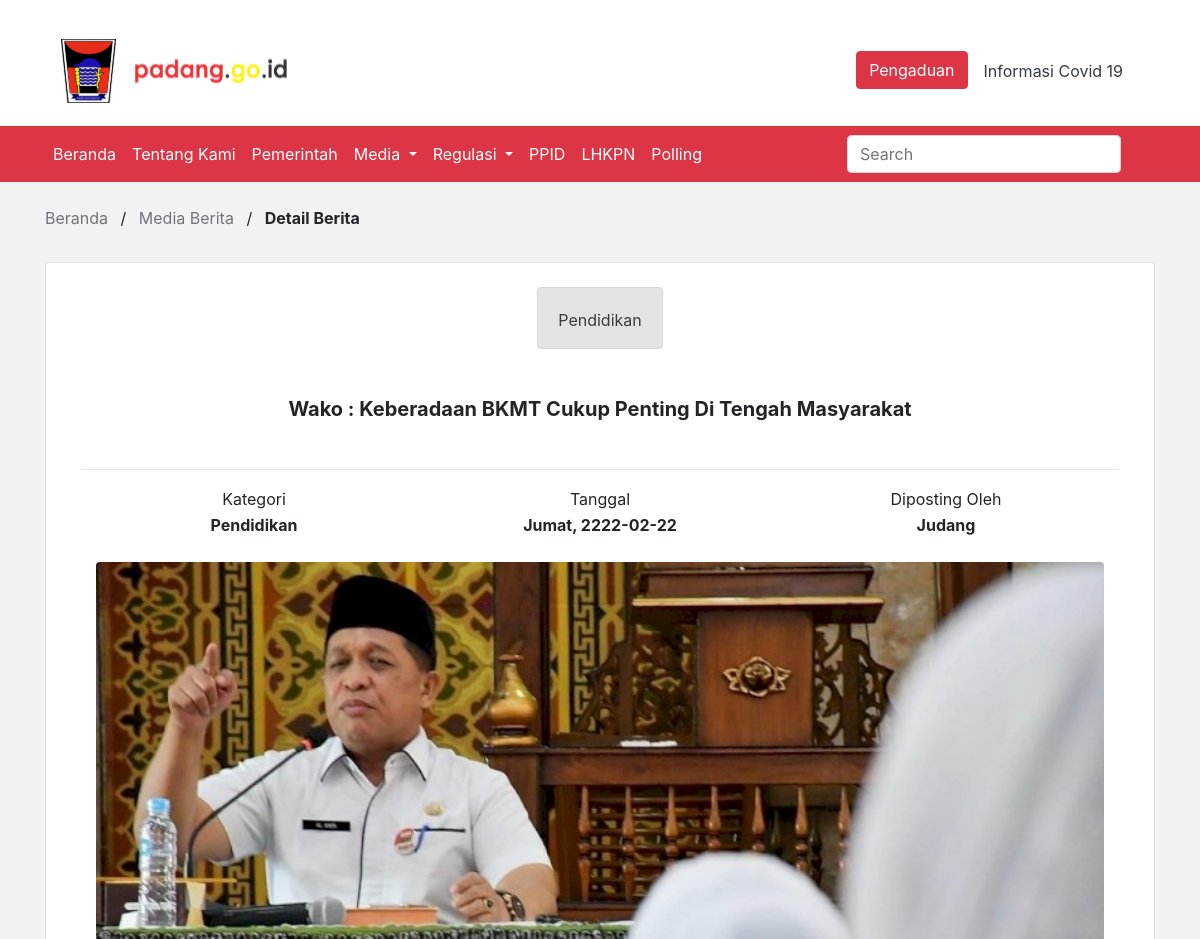
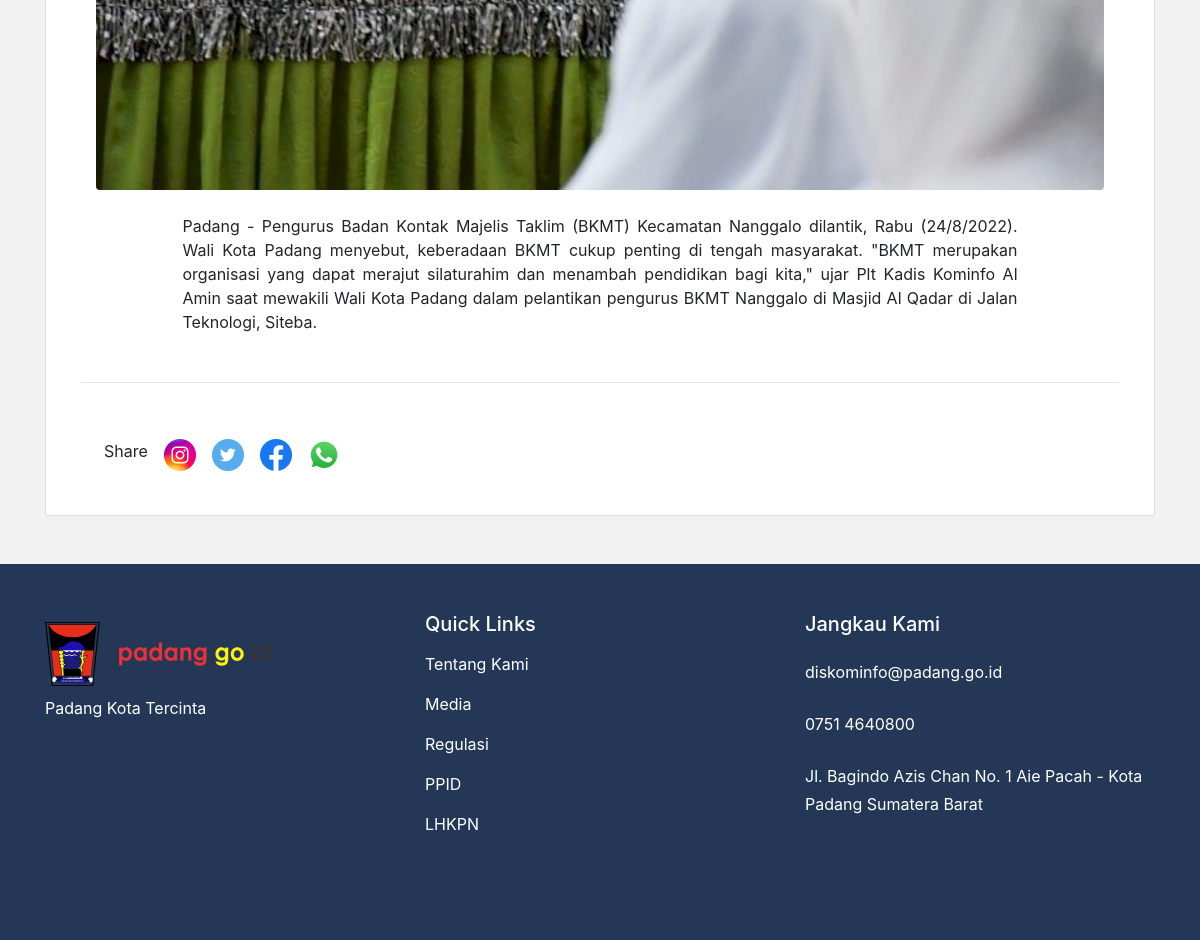
/back/detailberita.php?id=19, run on the app's committed database (2 pictures, top to bottom).
### tables this page shows
CREATE TABLE `berita` (
  `id_berita` int(11) NOT NULL,
  `judul_berita` text DEFAULT NULL,
  `gambar` text DEFAULT NULL,
  `created_at` date DEFAULT NULL,
  `id_kategori` bigint(20) DEFAULT NULL,
  `id_penulis` text NOT NULL,
  `isi_berita` longtext DEFAULT NULL
);

CREATE TABLE `kategori` (
  `id_kategori` bigint(20) NOT NULL,
  `nama_kategori` text DEFAULT NULL,
  `keterangan_kategori` text DEFAULT NULL
);

CREATE TABLE `penulis` (
  `id_penulis` int(11) NOT NULL,
  `nama_penulis` text DEFAULT NULL
);

### back/detailberita.php (the view, shortened to what this page needs)
<?php
include 'backend/koneksi.php';
$id = $_GET['id'];
$dberita = mysqli_query($db, "SELECT * FROM berita b JOIN kategori k ON b.id_kategori = k.id_kategori JOIN penulis p ON b.id_penulis = p.id_penulis where id_berita='$id';");
$berita = mysqli_fetch_array($dberita);
$tgl = $berita['created_at'];
$day = date('D', strtotime($tgl));
$dayList = array(
  'Sun' => 'Minggu',
  'Mon' => 'Senin',
  'Tue' => 'Selasa',
  'Wed' => 'Rabu',
  'Thu' => 'Kamis',
  'Fri' => 'Jumat',
  'Sat' => 'Sabtu'
);
$tanggal =  $dayList[$day] . ", " . $tgl;
?>
<!DOCTYPE HTML>
<html lang="en">
<head>
  <link href="css/bootstrap/bootstrap.min.css" rel="stylesheet">
  <link href="owlcarausel/css/owl.carousel.min.css" rel="stylesheet">
  <link href="owlcarausel/css/owl.theme.default.min.css" rel="stylesheet">
  <link rel="stylesheet" href="https://cdnjs.cloudflare.com/ajax/libs/ionicons/4.5.6/css/ionicons.min.css">
  <link rel="stylesheet" href="https://use.fontawesome.com/releases/v5.8.1/css/all.css">
  <link href="css/style.css" rel="stylesheet">
</head>
<body>
  <div class="pt-3">
    <div class="container">
      <nav class="navbar navbar-light">
        <img class="navbar-brand" src="image/Logo.svg" href="#"></img>
        <ul class="nav justify-content-end">
          <li class="nav-item">
            <button type="button" class="btn btn-danger"><span class="iconify" data-icon="fluent:call-16-filled"></span> Pengaduan <i class="bi bi-telephone"></i></button>
          </li>
          <li class="nav-item">
            <a class="nav-link text-dark" href="#">Informasi Covid 19</a>
          </li>
        </ul>
      </nav>
    </div>
  </div>
  <nav id="navbar_top" class="navbar navbar-expand-lg navbar-dark bg-danger">
    <div class="container">
      <div class="collapse navbar-collapse" id="mainnav">
        <ul class="navbar-nav mr-auto">
          <li class="nav-item"><a class="nav-link text-white" href="index.php"> Beranda </a></li>
          <li class="nav-item"><a class="nav-link text-white" href="tentangkami.php"> Tentang Kami </a></li>
          <li class="nav-item"><a class="nav-link text-white" href="pemerintahan.php"> Pemerintah </a></li>
          <li class="nav-item dropdown">
            <a class="nav-link text-white dropdown-toggle" id="navMedia" role="button" data-toggle="dropdown" aria-haspopup="true" aria-expanded="false"> Media
            </a>
          </li>
          <li class="nav-item dropdown">
            <a class="nav-link text-white dropdown-toggle" href="#" id="navRegulasi" role="button" data-toggle="dropdown" aria-haspopup="true" aria-expanded="false"> Regulasi
            </a>
          </li>
          <li class="nav-item">
            <a class="nav-link text-white" href="https://ppid.padang.go.id/">PPID</a>
          </li>
          <li class="nav-item">
            <a class="nav-link text-white" href="https://elhkpn.kpk.go.id/portal/user/pengumuman_lhkpn/Ylc5WFR5OTRRWFp3TWtWRlMyODNXUzlRZW1kS2MwaEVhWGxPUjNOR1RtVmFSR3h3WVRCWk9FSnJOemhKZDFsWVMzVkZhemxtV1c1cFJtbzJlQ3RrUnc9PQ==">LHKPN</a>
          </li>
          <li class="nav-item">
            <a class="nav-link text-white" href="polling.php">Polling</a>
          </li>
        </ul>
        <div class="form-inline my-2 my-lg-0">
          <input class="form-control mr-sm-2" type="search" placeholder="Search" aria-label="Search">
          <button class="btn my-2 my-sm-0" type="submit"><span class="iconify" data-icon="akar-icons:search" style="color: white; font-size: 24px;"></span></button>
        </div>
      </div>
    </div>
  </nav>
  <div style="background-color: #f2f2f2;">
    <div class="container py-4">
      <div>
        <a href="index.php" class="text-muted">Beranda</a>
        <label class="ml-2 mr-2">/</label>
        <a href="media.php" class="text-muted">Media Berita</a>
        <label class="ml-2 mr-2">/</label>
        <label> <b>Detail Berita</b></label>
      </div>
      <section class="py-4">
        <div class="card">
          <div class="row">
            <div class="mx-auto pt-4">
              <div class="alert alert-secondary" role="alert">
                <span class="iconify" data-icon="octicon:paperclip-24" style="color: black; font-size: 24px;"></span> <?= $berita['nama_kategori']; ?>
              </div>
            </div>
          </div>
          <div class="container">
            <h5 class="card-title text-center" style="padding-top:32px;"> <b><?= $berita['judul_berita']; ?></b> </h5>
          </div>
          <div class="container">
            <div class="card-body">
              <hr>
              <table class="col-12 text-center">
                <tr>
                  <td class="col-4">Kategori</td>
                  <td class="col-4">Tanggal</td>
                  <td class="col-4">Diposting Oleh</td>
                </tr>
                <tr>
                  <td class="col-4"> <b> <?= $berita['nama_kategori']; ?></b></td>
                  <td class="col-4"> <b><?= $tanggal ?></b></td>
                  <td class="col-4"> <b><?= $berita['nama_penulis']; ?></b></td>
                </tr>
              </table>
              <div class="mx-auto my-4">
                <div class="col-12 text-center">
                  <div class="embed-responsive embed-responsive-16by9">
                    <img class="embed-responsive-item rounded" src="backend/foto/<?= $berita['gambar']; ?>" alt="" class="rounded" style="object-fit: cover;">
                  </div>
                </div>
              </div>
              <div class="text-justify mx-2 my-3 col-md-10 mx-auto">
                <?= $berita['isi_berita']; ?>
              </div>
              <hr class="my-5">
              <div class="container">
                <div class="d-flex flex-row bd-highlight mb-3">
                  <div class="p-2 bd-highlight">Share</div>
                  <div class="p-2 bd-highlight"><a href="#"><img src="image/Instagram.png" alt=""></a></div>
                  <div class="p-2 bd-highlight"><a href="#"><img src="image/Twitter.png"></a></div>
                  <div class="p-2 bd-highlight"><a href="#"><img src="image/Facebook.png" alt=""></a></div>
                  <div class="p-2 bd-highlight"><a href="#"><img src="image/logos_whatsapp-icon.png" alt=""></a></div>
                </div>
              </div>
            </div>
          </div>
        </div>
      </section>
    </div>
  </div>
  <div class="footer-sec">
    <div class="container text-white">
      <div class="row py-5">
        <div class="col-md-4 mb-5">
          <img src="image/Logo.png" alt="logo padang"> <br>
          <label>Padang Kota Tercinta</label> <br>
        </div>
        <div class="col-md-4 mb-5">
          <h5>Quick Links</h5>
          <ul class="navbar-nav mr-auto">
            <li class="nav-item"><a class="nav-link text-white" href="#">Tentang Kami </a></li>
            <li class="nav-item"><a class="nav-link text-white" href="#">Media </a></li>
            <li class="nav-item"><a class="nav-link text-white" href="#">Regulasi </a></li>
            <li class="nav-item"><a class="nav-link text-white" href="#">PPID</a></li>
            <li class="nav-item"><a class="nav-link text-white" href="#">LHKPN</a></li>
          </ul>
        </div>
        <div class="col-md-4 mb-5">
          <h5>Jangkau Kami</h5>
          <ul class="navbar-nav mr-auto">
            <li class="nav-item"><a class="nav-link text-white" href="#"><span class="iconify" data-icon="eva:email-fill" style="color: #b72b2b; font-size: 24px;"></span> diskominfo@padang.go.id </a></li>
            <li class="nav-item"><a class="nav-link text-white" href="#"><span class="iconify" data-icon="clarity:mobile-phone-solid" style="color: #b72b2b; font-size: 24px;"></span> 0751 4640800 </a></li>
            <li class="nav-item"><a class="nav-link text-white" href="#"> Jl. Bagindo Azis Chan No. 1 Aie Pacah - Kota Padang Sumatera Barat </a></li>
          </ul>
        </div>
      </div>
    </div>
  </div>
</body>
</html>

### css/style.css (style rules this page uses)
.footer-sec { background: #243757; background-repeat: no-repeat; background-position: right; width: 100%; height: auto !important; min-height: 100%; }

### data on the page
berita: id_kategori.nama_kategori "Pendidikan", judul_berita "Wako : Keberadaan BKMT Cukup Penting Di Tengah Masyarakat", created_at "Jumat, 2222-02-22", id_penulis.nama_penulis "Judang", gambar (picture), isi_berita "Padang - Pengurus Badan Kontak Majelis Taklim (BKMT) Kecamatan Nanggalo dilantik, Rabu (24/8/2022). Wali Kota Padang menyebut, keberadaan BKMT cukup penting di tengah masyarakat. \"BKMT merupakan organisasi yang dapat merajut silaturahim dan menambah pendidikan bagi kita,\" ujar Plt Kadis Kominfo Al Amin saat mewakili Wali Kota Padang dalam pelantikan pengurus BKMT Nanggalo di Masjid Al Qadar di Jalan Teknologi, Siteba."
